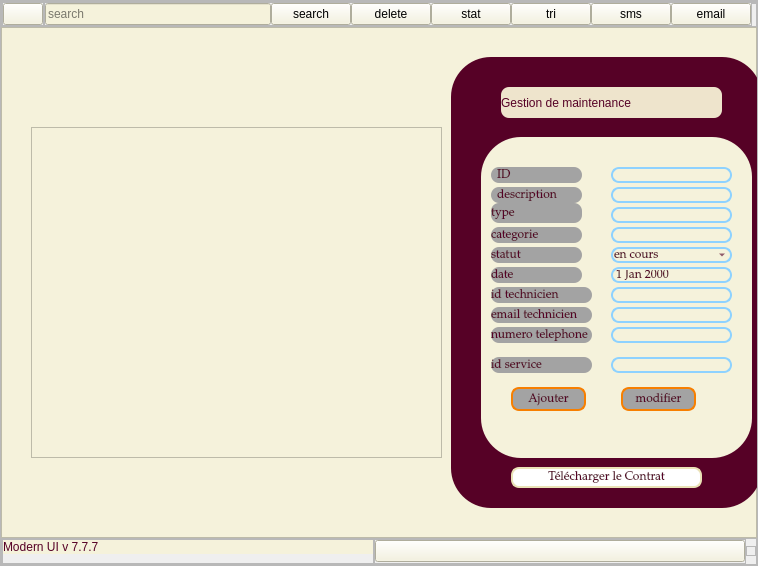
   <widget class="QFrame" name="main_body">
    <property name="geometry">
     <rect>
      <x>210</x>
      <y>10</y>
      <width>758</width>
      <height>566</height>
     </rect>
    </property>
    <property name="frameShape">
     <enum>QFrame::Shape::StyledPanel</enum>
    </property>
    <property name="frameShadow">
     <enum>QFrame::Shadow::Raised</enum>
    </property>
    <layout class="QVBoxLayout" name="verticalLayout">
     <property name="spacing">
      <number>0</number>
     </property>
     <property name="leftMargin">
      <number>0</number>
     </property>
     <property name="topMargin">
      <number>0</number>
     </property>
     <property name="rightMargin">
      <number>0</number>
     </property>
     <property name="bottomMargin">
      <number>0</number>
     </property>
     <item>
      <widget class="QFrame" name="header_frame">
       <property name="frameShape">
        <enum>QFrame::Shape::StyledPanel</enum>
       </property>
       <property name="frameShadow">
        <enum>QFrame::Shadow::Raised</enum>
       </property>
       <layout class="QHBoxLayout" name="horizontalLayout_2">
        <property name="spacing">
         <number>0</number>
        </property>
        <property name="leftMargin">
         <number>0</number>
        </property>
        <property name="topMargin">
         <number>0</number>
        </property>
        <property name="rightMargin">
         <number>0</number>
        </property>
        <property name="bottomMargin">
         <number>0</number>
        </property>
        <item alignment="Qt::AlignmentFlag::AlignLeft|Qt::AlignmentFlag::AlignTop">
         <widget class="QFrame" name="frame_6">
          <property name="frameShape">
           <enum>QFrame::Shape::StyledPanel</enum>
          </property>
          <property name="frameShadow">
           <enum>QFrame::Shadow::Raised</enum>
          </property>
          <layout class="QHBoxLayout" name="horizontalLayout_6">
           <property name="spacing">
            <number>0</number>
           </property>
           <property name="leftMargin">
            <number>0</number>
           </property>
           <property name="topMargin">
            <number>0</number>
           </property>
           <property name="rightMargin">
            <number>0</number>
           </property>
           <property name="bottomMargin">
            <number>0</number>
           </property>
           <item>
            <widget class="QPushButton" name="pushButton_8">
             <property name="styleSheet">
              <string notr="true">background-color: rgb(245, 242, 219);</string>
             </property>
             <property name="text">
              <string/>
             </property>
             <property name="icon">
              <iconset>
               <normalon>../../../../equipe slim/maintenance/icons/align-left.svg</normalon>
              </iconset>
             </property>
             <property name="iconSize">
              <size>
               <width>32</width>
               <height>32</height>
              </size>
             </property>
            </widget>
           </item>
          </layout>
         </widget>
        </item>
        <item>
         <widget class="QFrame" name="frame_2">
          <property name="frameShape">
           <enum>QFrame::Shape::StyledPanel</enum>
          </property>
          <property name="frameShadow">
           <enum>QFrame::Shadow::Raised</enum>
          </property>
          <layout class="QHBoxLayout" name="horizontalLayout_5">
           <property name="spacing">
            <number>0</number>
           </property>
           <property name="leftMargin">
            <number>0</number>
           </property>
           <property name="topMargin">
            <number>0</number>
           </property>
           <property name="rightMargin">
            <number>0</number>
           </property>
           <property name="bottomMargin">
            <number>0</number>
           </property>
           <item>
            <widget class="QLineEdit" name="lineEdit">
             <property name="styleSheet">
              <string notr="true">background-color: rgb(245, 242, 219);</string>
             </property>
             <property name="placeholderText">
              <string>search</string>
             </property>
            </widget>
           </item>
           <item>
            <widget class="QPushButton" name="pushButton_search">
             <property name="styleSheet">
              <string notr="true">background-color: rgb(245, 242, 219);</string>
             </property>
             <property name="text">
              <string>search</string>
             </property>
             <property name="icon">
              <iconset>
               <normalon>../../../../equipe slim/maintenance/icons/search.svg</normalon>
              </iconset>
             </property>
            </widget>
           </item>
           <item>
            <widget class="QPushButton" name="pushButton_supprimer">
             <property name="styleSheet">
              <string notr="true">background-color: rgb(245, 242, 219);</string>
             </property>
             <property name="text">
              <string>delete</string>
             </property>
             <property name="icon">
              <iconset>
               <normalon>../../../../equipe slim/maintenance/icons/bell.svg</normalon>
              </iconset>
             </property>
            </widget>
           </item>
           <item>
            <widget class="QPushButton" name="pushButton_stat">
             <property name="styleSheet">
              <string notr="true">background-color: rgb(245, 242, 219);</string>
             </property>
             <property name="text">
              <string>stat</string>
             </property>
             <property name="icon">
              <iconset>
               <normalon>../../../../equipe slim/maintenance/icons/user.svg</normalon>
              </iconset>
             </property>
            </widget>
           </item>
           <item>
            <widget class="QPushButton" name="pushButton_tri">
             <property name="styleSheet">
              <string notr="true">background-color: rgb(245, 242, 219);</string>
             </property>
             <property name="text">
              <string>tri</string>
             </property>
             <property name="icon">
              <iconset>
               <normalon>../../../../equipe slim/maintenance/icons/maximize-2.svg</normalon>
              </iconset>
             </property>
            </widget>
           </item>
           <item>
            <widget class="QPushButton" name="pushButton_sms">
             <property name="styleSheet">
              <string notr="true">background-color: rgb(245, 242, 219);</string>
             </property>
             <property name="text">
              <string>sms</string>
             </property>
             <property name="icon">
              <iconset>
               <normalon>../../../../equipe slim/maintenance/icons/arrow-down-left.svg</normalon>
              </iconset>
             </property>
            </widget>
           </item>
           <item>
            <widget class="QPushButton" name="pushButton_email">
             <property name="styleSheet">
              <string notr="true">background-color: rgb(245, 242, 219);
</string>
             </property>
             <property name="text">
              <string>email</string>
             </property>
             <property name="icon">
              <iconset>
               <normalon>../../../../equipe slim/maintenance/icons/x.svg</normalon>
              </iconset>
             </property>
            </widget>
           </item>
          </layout>
         </widget>
        </item>
        <item alignment="Qt::AlignmentFlag::AlignHCenter|Qt::AlignmentFlag::AlignTop">
         <widget class="QFrame" name="frame_3">
          <property name="frameShape">
           <enum>QFrame::Shape::StyledPanel</enum>
          </property>
          <property name="frameShadow">
           <enum>QFrame::Shadow::Raised</enum>
          </property>
          <layout class="QHBoxLayout" name="horizontalLayout">
           <property name="spacing">
            <number>0</number>
           </property>
           <property name="leftMargin">
            <number>0</number>
           </property>
           <property name="topMargin">
            <number>0</number>
           </property>
           <property name="rightMargin">
            <number>0</number>
           </property>
           <property name="bottomMargin">
            <number>0</number>
           </property>
          </layout>
         </widget>
        </item>
        <item alignment="Qt::AlignmentFlag::AlignRight|Qt::AlignmentFlag::AlignTop">
         <widget class="QFrame" name="frame">
          <property name="frameShape">
           <enum>QFrame::Shape::StyledPanel</enum>
          </property>
          <property name="frameShadow">
           <enum>QFrame::Shadow::Raised</enum>
          </property>
          <layout class="QHBoxLayout" name="horizontalLayout_4">
           <property name="spacing">
            <number>0</number>
           </property>
           <property name="leftMargin">
            <number>0</number>
           </property>
           <property name="topMargin">
            <number>0</number>
           </property>
           <property name="rightMargin">
            <number>0</number>
           </property>
           <property name="bottomMargin">
            <number>0</number>
           </property>
          </layout>
         </widget>
        </item>
       </layout>
      </widget>
     </item>
     <item>
      <widget class="QFrame" name="main_body_contents">
       <property name="sizePolicy">
        <sizepolicy hsizetype="Preferred" vsizetype="Expanding">
         <horstretch>0</horstretch>
         <verstretch>0</verstretch>
        </sizepolicy>
       </property>
       <property name="styleSheet">
        <string notr="true">background-color: rgb(245, 242, 219);</string>
       </property>
       <property name="frameShape">
        <enum>QFrame::Shape::StyledPanel</enum>
       </property>
       <property name="frameShadow">
        <enum>QFrame::Shadow::Raised</enum>
       </property>
       <widget class="QFrame" name="frame_12">
        <property name="geometry">
         <rect>
          <x>450</x>
          <y>30</y>
          <width>311</width>
          <height>451</height>
         </rect>
        </property>
        <property name="styleSheet">
         <string notr="true">background-color:#A3A3A3;
background-color: rgb(86, 1, 38);
color: rgb(86, 1, 38);
border-radius: 40px;</string>
        </property>
        <property name="frameShape">
         <enum>QFrame::Shape::StyledPanel</enum>
        </property>
        <property name="frameShadow">
         <enum>QFrame::Shadow::Raised</enum>
        </property>
        <widget class="QLabel" name="label_nomApp">
         <property name="geometry">
          <rect>
           <x>50</x>
           <y>30</y>
           <width>221</width>
           <height>31</height>
          </rect>
         </property>
         <property name="styleSheet">
          <string notr="true">background-color: rgb(255, 255, 255);
background-color: rgb(238, 228, 204);
border-radius: 8px;

font: italic 12pt &quot;Pacifico&quot;


</string>
         </property>
         <property name="text">
          <string>Gestion de maintenance </string>
         </property>
        </widget>
        <widget class="QPushButton" name="pushButton_noti">
         <property name="geometry">
          <rect>
           <x>240</x>
           <y>20</y>
           <width>51</width>
           <height>41</height>
          </rect>
         </property>
         <property name="styleSheet">
          <string notr="true">border: none;
image: url(:/resources/notification.png);
background: transparent;</string>
         </property>
         <property name="text">
          <string/>
         </property>
        </widget>
        <widget class="QPushButton" name="pushButton_telecharger">
         <property name="geometry">
          <rect>
           <x>60</x>
           <y>410</y>
           <width>191</width>
           <height>21</height>
          </rect>
         </property>
         <property name="styleSheet">
          <string notr="true">padding: 1px;
border-style: solid;
border: 2px solid #eae2b7;
border-radius: 8px;
font-size: 12px;
font-family: Palatino Linotype;
background-color: #ffffff;
color: rgb(86, 1, 38);</string>
         </property>
         <property name="text">
          <string>Télécharger le Contrat</string>
         </property>
        </widget>
        <widget class="QLabel" name="notificationLibel">
         <property name="geometry">
          <rect>
           <x>266</x>
           <y>50</y>
           <width>20</width>
           <height>20</height>
          </rect>
         </property>
         <property name="styleSheet">
          <string notr="true">background:transparent;</string>
         </property>
         <property name="text">
          <string/>
         </property>
        </widget>
        <widget class="QLabel" name="label_5">
         <property name="geometry">
          <rect>
           <x>30</x>
           <y>80</y>
           <width>271</width>
           <height>321</height>
          </rect>
         </property>
         <property name="styleSheet">
          <string notr="true">background-color: rgb(245, 242, 219);</string>
         </property>
         <property name="text">
          <string/>
         </property>
        </widget>
        <widget class="QPushButton" name="pushButton_modifier">
         <property name="geometry">
          <rect>
           <x>170</x>
           <y>330</y>
           <width>75</width>
           <height>24</height>
          </rect>
         </property>
         <property name="styleSheet">
          <string notr="true">background-color:#A3A3A3;
color: rgb(86, 1, 38);
padding: 1px;
border-style: solid;
border: 2px solid #f77f00;
border-radius: 8px;
font-size: 12px;
font-family: Palatino Linotype;</string>
         </property>
         <property name="text">
          <string>modifier</string>
         </property>
        </widget>
        <widget class="QLineEdit" name="lineEdit_categorie">
         <property name="geometry">
          <rect>
           <x>160</x>
           <y>170</y>
           <width>121</width>
           <height>16</height>
          </rect>
         </property>
         <property name="styleSheet">
          <string notr="true">padding: 1px;
border-style: solid;
border: 2px solid  #8ed2ff;
border-radius: 8px;
font-size: 12px;
font-family: Palatino Linotype;
color: rgb(86, 1, 38);
background: transparent;</string>
         </property>
         <property name="text">
          <string/>
         </property>
        </widget>
        <widget class="QLabel" name="label_heure_4">
         <property name="geometry">
          <rect>
           <x>40</x>
           <y>300</y>
           <width>101</width>
           <height>16</height>
          </rect>
         </property>
         <property name="styleSheet">
          <string notr="true">background-color:#A3A3A3;
color: rgb(86, 1, 38);
border-radius: 8px;
font-size: 12px;
font-family: Palatino Linotype;</string>
         </property>
         <property name="text">
          <string>id service </string>
         </property>
        </widget>
        <widget class="QLineEdit" name="lineEdit_idservice">
         <property name="geometry">
          <rect>
           <x>160</x>
           <y>300</y>
           <width>121</width>
           <height>16</height>
          </rect>
         </property>
         <property name="styleSheet">
          <string notr="true">padding: 1px;
border-style: solid;
border: 2px solid  #8ed2ff;
border-radius: 8px;
font-size: 12px;
font-family: Palatino Linotype;
color: rgb(86, 1, 38);
background: transparent;</string>
         </property>
         <property name="text">
          <string/>
         </property>
        </widget>
        <widget class="QLineEdit" name="lineEdit_idmaintenance">
         <property name="geometry">
          <rect>
           <x>160</x>
           <y>110</y>
           <width>121</width>
           <height>16</height>
          </rect>
         </property>
         <property name="styleSheet">
          <string notr="true">padding: 1px;
border-style: solid;
border: 2px solid #8ed2ff;
border-radius: 8px;
font-size: 12px;
font-family: Palatino Linotype;
color: rgb(86, 1, 38);
background: transparent;</string>
         </property>
         <property name="text">
          <string/>
         </property>
        </widget>
        <widget class="QLabel" name="label_type">
         <property name="geometry">
          <rect>
           <x>40</x>
           <y>170</y>
           <width>91</width>
           <height>16</height>
          </rect>
         </property>
         <property name="styleSheet">
          <string notr="true">background-color:#A3A3A3;
color: rgb(86, 1, 38);
border-radius: 8px;
font-size: 12px;
font-family: Palatino Linotype;</string>
         </property>
         <property name="text">
          <string>categorie</string>
         </property>
        </widget>
        <widget class="QLineEdit" name="lineEdit_emailtech">
         <property name="geometry">
          <rect>
           <x>160</x>
           <y>250</y>
           <width>121</width>
           <height>16</height>
          </rect>
         </property>
         <property name="styleSheet">
          <string notr="true">padding: 1px;
border-style: solid;
border: 2px solid  #8ed2ff;
border-radius: 8px;
font-size: 12px;
font-family: Palatino Linotype;
color: rgb(86, 1, 38);
background: transparent;</string>
         </property>
         <property name="text">
          <string/>
         </property>
        </widget>
        <widget class="QDateEdit" name="dateEdit_datem">
         <property name="geometry">
          <rect>
           <x>160</x>
           <y>210</y>
           <width>121</width>
           <height>16</height>
          </rect>
         </property>
         <property name="styleSheet">
          <string notr="true">padding: 1px;
color: rgb(86, 1, 38);
border-style: solid;
border: 2px solid  #8ed2ff;
border-radius: 8px;
font-size: 12px;
font-family: Palatino Linotype;
background: transparent;</string>
         </property>
        </widget>
        <widget class="QLabel" name="label_id">
         <property name="geometry">
          <rect>
           <x>40</x>
           <y>110</y>
           <width>91</width>
           <height>16</height>
          </rect>
         </property>
         <property name="styleSheet">
          <string notr="true">background-color:#A3A3A3;
color: rgb(86, 1, 38);
border-radius: 8px;
font-size: 12px;
font-family: Palatino Linotype;</string>
         </property>
         <property name="text">
          <string>  ID</string>
         </property>
        </widget>
        <widget class="QLabel" name="label_heure_3">
         <property name="geometry">
          <rect>
           <x>40</x>
           <y>270</y>
           <width>101</width>
           <height>16</height>
          </rect>
         </property>
         <property name="styleSheet">
          <string notr="true">background-color:#A3A3A3;
color: rgb(86, 1, 38);
border-radius: 8px;
font-size: 12px;
font-family: Palatino Linotype;</string>
         </property>
         <property name="text">
          <string>numero telephone</string>
         </property>
        </widget>
        <widget class="QLabel" name="label_description">
         <property name="geometry">
          <rect>
           <x>40</x>
           <y>146</y>
           <width>91</width>
           <height>20</height>
          </rect>
         </property>
         <property name="styleSheet">
          <string notr="true">background-color:#A3A3A3;
color: rgb(86, 1, 38);
border-radius: 8px;
font-size: 12px;
font-family: Palatino Linotype;</string>
         </property>
         <property name="text">
          <string>type</string>
         </property>
        </widget>
        <widget class="QPushButton" name="pushButton_ajouter">
         <property name="geometry">
          <rect>
           <x>60</x>
           <y>330</y>
           <width>75</width>
           <height>24</height>
          </rect>
         </property>
         <property name="styleSheet">
          <string notr="true">background-color:#A3A3A3;
color: rgb(86, 1, 38);
padding: 1px;
border-style: solid;
border: 2px solid #f77f00;
border-radius: 8px;
font-size: 12px;
font-family: Palatino Linotype;</string>
         </property>
         <property name="text">
          <string>Ajouter</string>
         </property>
        </widget>
        <widget class="QComboBox" name="comboBox">
         <property name="geometry">
          <rect>
           <x>160</x>
           <y>190</y>
           <width>121</width>
           <height>16</height>
          </rect>
         </property>
         <property name="styleSheet">
          <string notr="true">padding: 1px;
color: rgb(86, 1, 38);
border-style: solid;
border: 2px solid  #8ed2ff;
border-radius: 8px;
font-size: 12px;
font-family: Palatino Linotype;
background: transparent;</string>
         </property>
         <item>
          <property name="text">
           <string>en cours </string>
          </property>
         </item>
         <item>
          <property name="text">
           <string>en attente </string>
          </property>
         </item>
         <item>
          <property name="text">
           <string>terminé</string>
          </property>
         </item>
        </widget>
        <widget class="QLabel" name="label_nom">
         <property name="geometry">
          <rect>
           <x>40</x>
           <y>130</y>
           <width>91</width>
           <height>16</height>
          </rect>
         </property>
         <property name="styleSheet">
          <string notr="true">background-color:#A3A3A3;
color: rgb(86, 1, 38);
border-radius: 8px;
font-size: 12px;
font-family: Palatino Linotype;</string>
         </property>
         <property name="text">
          <string>  description</string>
         </property>
        </widget>
        <widget class="QLineEdit" name="lineEdit_numtelephone">
         <property name="geometry">
          <rect>
           <x>160</x>
           <y>270</y>
           <width>121</width>
           <height>16</height>
          </rect>
         </property>
         <property name="styleSheet">
          <string notr="true">padding: 1px;
border-style: solid;
border: 2px solid  #8ed2ff;
border-radius: 8px;
font-size: 12px;
font-family: Palatino Linotype;
color: rgb(86, 1, 38);
background: transparent;</string>
         </property>
         <property name="text">
          <string/>
         </property>
        </widget>
        <widget class="QLineEdit" name="lineEdit_type">
         <property name="geometry">
          <rect>
           <x>160</x>
           <y>150</y>
           <width>121</width>
           <height>16</height>
          </rect>
         </property>
         <property name="styleSheet">
          <string notr="true">padding: 1px;
border-style: solid;
border: 2px solid  #8ed2ff;
border-radius: 8px;
font-size: 12px;
font-family: Palatino Linotype;
color: rgb(86, 1, 38);
background: transparent;</string>
         </property>
         <property name="text">
          <string/>
         </property>
        </widget>
        <widget class="QLineEdit" name="lineEdit_id_tech">
         <property name="geometry">
          <rect>
           <x>160</x>
           <y>230</y>
           <width>121</width>
           <height>16</height>
          </rect>
         </property>
         <property name="styleSheet">
          <string notr="true">padding: 1px;
border-style: solid;
border: 2px solid  #8ed2ff;
border-radius: 8px;
font-size: 12px;
font-family: Palatino Linotype;
color: rgb(86, 1, 38);
background: transparent;</string>
         </property>
         <property name="text">
          <string/>
         </property>
        </widget>
        <widget class="QLabel" name="label_lieu">
         <property name="geometry">
          <rect>
           <x>40</x>
           <y>190</y>
           <width>91</width>
           <height>16</height>
          </rect>
         </property>
         <property name="styleSheet">
          <string notr="true">background-color:#A3A3A3;
color: rgb(86, 1, 38);
border-radius: 8px;
font-size: 12px;
font-family: Palatino Linotype;</string>
         </property>
         <property name="text">
          <string>statut</string>
         </property>
        </widget>
        <widget class="QLabel" name="label_dateC">
         <property name="geometry">
          <rect>
           <x>40</x>
           <y>210</y>
           <width>91</width>
           <height>16</height>
          </rect>
         </property>
         <property name="styleSheet">
          <string notr="true">background-color:#A3A3A3;
color: rgb(86, 1, 38);
border-radius: 8px;
font-size: 12px;
font-family: Palatino Linotype;</string>
         </property>
         <property name="text">
          <string>date </string>
         </property>
        </widget>
        <widget class="QLabel" name="label_heure_2">
         <property name="geometry">
          <rect>
           <x>40</x>
           <y>250</y>
           <width>101</width>
           <height>16</height>
          </rect>
         </property>
         <property name="styleSheet">
          <string notr="true">background-color:#A3A3A3;
color: rgb(86, 1, 38);
border-radius: 8px;
font-size: 12px;
font-family: Palatino Linotype;</string>
         </property>
         <property name="text">
          <string>email technicien </string>
         </property>
        </widget>
        <widget class="QLabel" name="label_heure">
         <property name="geometry">
          <rect>
           <x>40</x>
           <y>230</y>
           <width>101</width>
           <height>16</height>
          </rect>
         </property>
         <property name="styleSheet">
          <string notr="true">background-color:#A3A3A3;
color: rgb(86, 1, 38);
border-radius: 8px;
font-size: 12px;
font-family: Palatino Linotype;</string>
         </property>
         <property name="text">
          <string>id technicien</string>
         </property>
        </widget>
        <widget class="QLineEdit" name="lineEdit_description">
         <property name="geometry">
          <rect>
           <x>160</x>
           <y>130</y>
           <width>121</width>
           <height>16</height>
          </rect>
         </property>
         <property name="styleSheet">
          <string notr="true">color: rgb(86, 1, 38);
padding: 1px;
border-style: solid;
border: 2px solid  #8ed2ff;
border-radius: 8px;
font-size: 12px;
font-family: Palatino Linotype;
background: transparent;</string>
         </property>
         <property name="text">
          <string/>
         </property>
        </widget>
       </widget>
       <widget class="QTableView" name="tableView">
        <property name="geometry">
         <rect>
          <x>30</x>
          <y>100</y>
          <width>411</width>
          <height>331</height>
         </rect>
        </property>
       </widget>
      </widget>
     </item>
     <item alignment="Qt::AlignmentFlag::AlignBottom">
      <widget class="QFrame" name="footer">
       <property name="frameShape">
        <enum>QFrame::Shape::StyledPanel</enum>
       </property>
       <property name="frameShadow">
        <enum>QFrame::Shadow::Raised</enum>
       </property>
       <layout class="QHBoxLayout" name="horizontalLayout_3">
        <property name="spacing">
         <number>0</number>
        </property>
        <property name="leftMargin">
         <number>0</number>
        </property>
        <property name="topMargin">
         <number>0</number>
        </property>
        <property name="rightMargin">
         <number>0</number>
        </property>
        <property name="bottomMargin">
         <number>0</number>
        </property>
        <item>
         <widget class="QFrame" name="frame_4">
          <property name="frameShape">
           <enum>QFrame::Shape::StyledPanel</enum>
          </property>
          <property name="frameShadow">
           <enum>QFrame::Shadow::Raised</enum>
          </property>
          <layout class="QVBoxLayout" name="verticalLayout_4">
           <property name="spacing">
            <number>0</number>
           </property>
           <property name="leftMargin">
            <number>0</number>
           </property>
           <property name="topMargin">
            <number>0</number>
           </property>
           <property name="rightMargin">
            <number>0</number>
           </property>
           <item alignment="Qt::AlignmentFlag::AlignBottom">
            <widget class="QLabel" name="label">
             <property name="styleSheet">
              <string notr="true">background-color: rgb(245, 242, 219);
color: rgb(86, 1, 38);</string>
             </property>
             <property name="text">
              <string>Modern UI v 7.7.7</string>
             </property>
            </widget>
           </item>
          </layout>
         </widget>
        </item>
        <item>
         <widget class="QFrame" name="frame_5">
          <property name="frameShape">
           <enum>QFrame::Shape::StyledPanel</enum>
          </property>
          <property name="frameShadow">
           <enum>QFrame::Shadow::Raised</enum>
          </property>
          <layout class="QVBoxLayout" name="verticalLayout_3">
           <property name="spacing">
            <number>0</number>
           </property>
           <property name="leftMargin">
            <number>0</number>
           </property>
           <property name="topMargin">
            <number>0</number>
           </property>
           <property name="rightMargin">
            <number>0</number>
           </property>
           <property name="bottomMargin">
            <number>0</number>
           </property>
           <item>
            <widget class="QPushButton" name="pushButton_7">
             <property name="styleSheet">
              <string notr="true">background-color: rgb(245, 242, 219);</string>
             </property>
             <property name="text">
              <string/>
             </property>
             <property name="icon">
              <iconset>
               <normalon>../../../../equipe slim/maintenance/icons/box.svg</normalon>
              </iconset>
             </property>
            </widget>
           </item>
          </layout>
         </widget>
        </item>
        <item>
         <widget class="QFrame" name="size_grip">
          <property name="minimumSize">
           <size>
            <width>10</width>
            <height>10</height>
           </size>
          </property>
          <property name="maximumSize">
           <size>
            <width>10</width>
            <height>10</height>
           </size>
          </property>
          <property name="frameShape">
           <enum>QFrame::Shape::StyledPanel</enum>
          </property>
          <property name="frameShadow">
           <enum>QFrame::Shadow::Raised</enum>
          </property>
         </widget>
        </item>
       </layout>
      </widget>
     </item>
    </layout>
   </widget>
